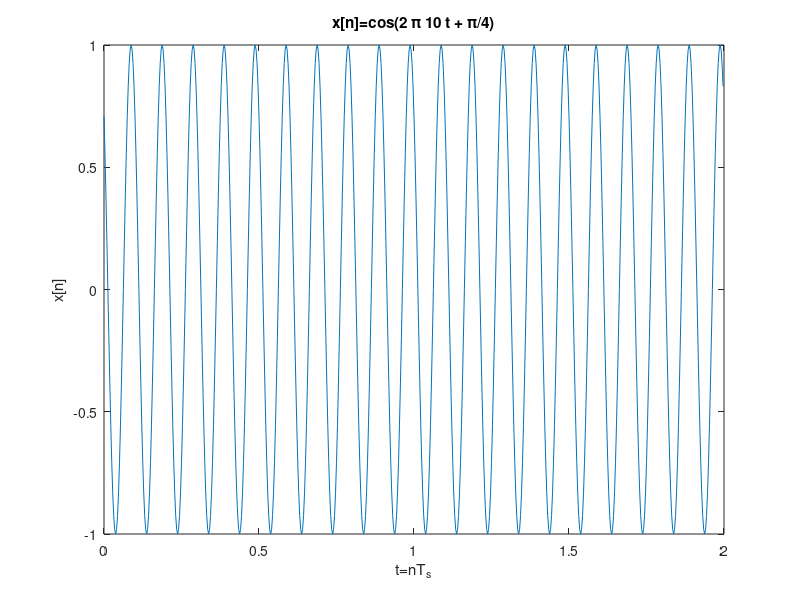
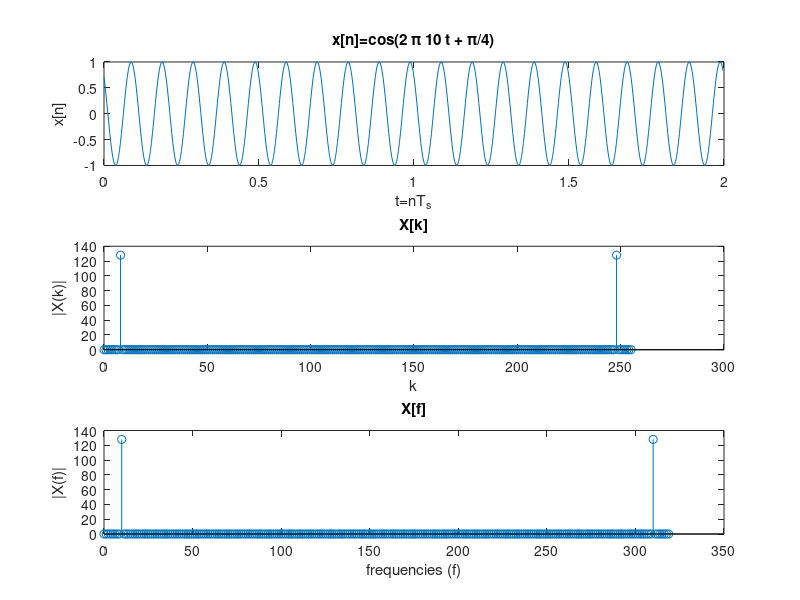
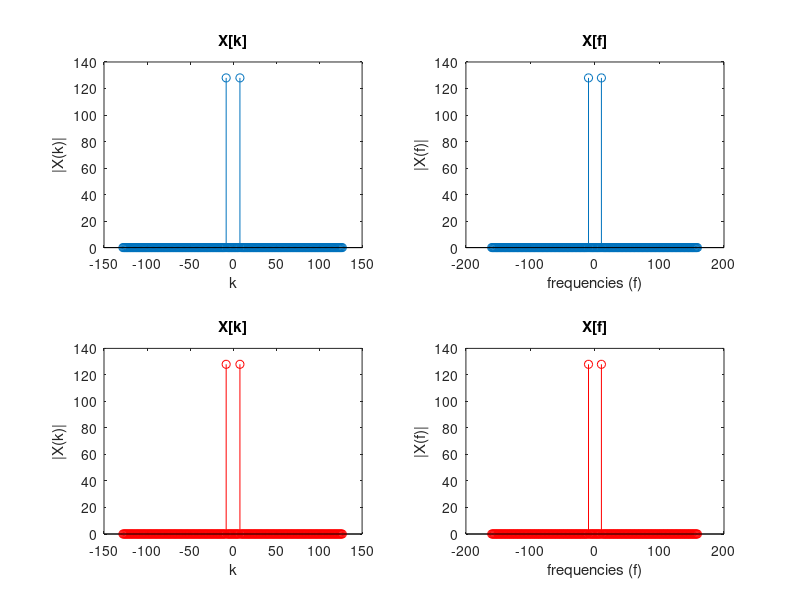
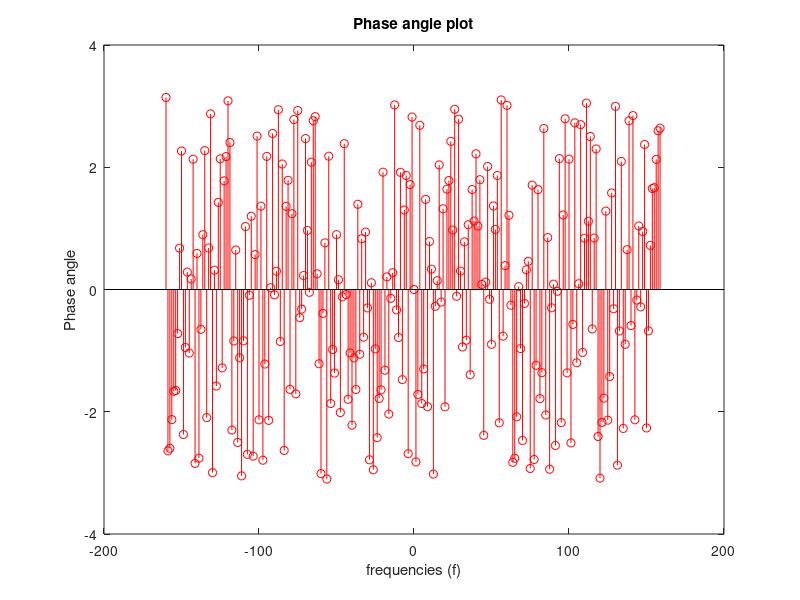

Here is the MATLAB script that generated these plots, in order:
%% Problem Statement: Plotting Spectrum Using fft
%% Program Initialization
clc;
clear all;
close all;
%% Signal Generation segment
k=32;
fc=10;
fs=k*fc;
t=0:1/fs:2-1/fs;
x=cos(2*pi*fc*t + pi/4);
%% Plot generation in time domain
figure(1)
plot(t,x);
title('x[n]=cos(2 \pi 10 t + \pi/4)');
xlabel('t=nT_s');
ylabel('x[n]');
%% FFT generation
N=256;
X = fft(x,N);
sampleIndex = 0:N-1;
df=fs/N;
f=sampleIndex*df;
%% Plot generation in frequency domain
figure(2)
subplot(3,1,1);
plot(t,x);
hold on;
title('x[n]=cos(2 \pi 10 t + \pi/4)');
xlabel('t=nT_s');
ylabel('x[n]');
subplot(3,1,2);
stem(sampleIndex,abs(X));
title('X[k]');
xlabel('k');
ylabel('|X(k)|');
subplot(3,1,3);
stem(f,abs(X));
title('X[f]');
xlabel('frequencies (f)');
ylabel('|X(f)|');
% Plot centred at DC component
X1 = [(X(N/2+1:N)) X(1:N/2)];
df=fs/N;
sampleIndex = -N/2:N/2-1;
f=sampleIndex*df;
figure(3);
subplot(2,2,1);stem(sampleIndex,abs(X1));
title('X[k]');
xlabel('k');
ylabel('|X(k)|');
subplot(2,2,2);
stem(f,abs(X1));
title('X[f]');
xlabel('frequencies (f)');
ylabel('|X(f)|');
%OR use the built-in function for the same purpose
X2 = fftshift(X);
subplot(2,2,3);
stem(sampleIndex,abs(X2),'r') %sample index on x-axis
title('X[k]');
xlabel('k');
ylabel('|X(k)|');
subplot(2,2,4);
stem(f,abs(X2),'r')
title('X[f]');
xlabel('frequencies (f)');
ylabel('|X(f)|');
%% Plotting phase angles as a function of frequency
angle_x = angle(X2);
figure(4);
stem(f,angle_x,'r')
title('Phase angle plot');
xlabel('frequencies (f)');
ylabel('Phase angle');
% A fix to this would be to set a tolerance
tolerance = 0.00001;
X3 = ceil(abs(X2) -tolerance);
X4 = round (X3 ./(X3+1)); %(X4 is the vector of 0s and 1s)
Angle_p = angle(X2).*X4;
figure(5);
stem(f,Angle_p,'r')
title('Phase angle plot');
xlabel('frequencies (f)');
ylabel('Phase angle');
% in terms of degrees this would be
Angle_deg = Angle_p*180/pi;
figure;
stem(f,Angle_deg,'r')
title('Phase angle plot');
xlabel('frequencies (f)');
ylabel('Phase angle');
%unwrapping phase values between -pi/2:pi/2
X_new=X2;
threshold = max(abs(X2))/10000;
X_new(abs(X2)<threshold)=0;
phase=atan2(imag(X_new),real(X_new))*180/pi;
stem(f,phase);
title('Phase angle plot');
xlabel('frequencies (f)');
ylabel('Phase angle');
